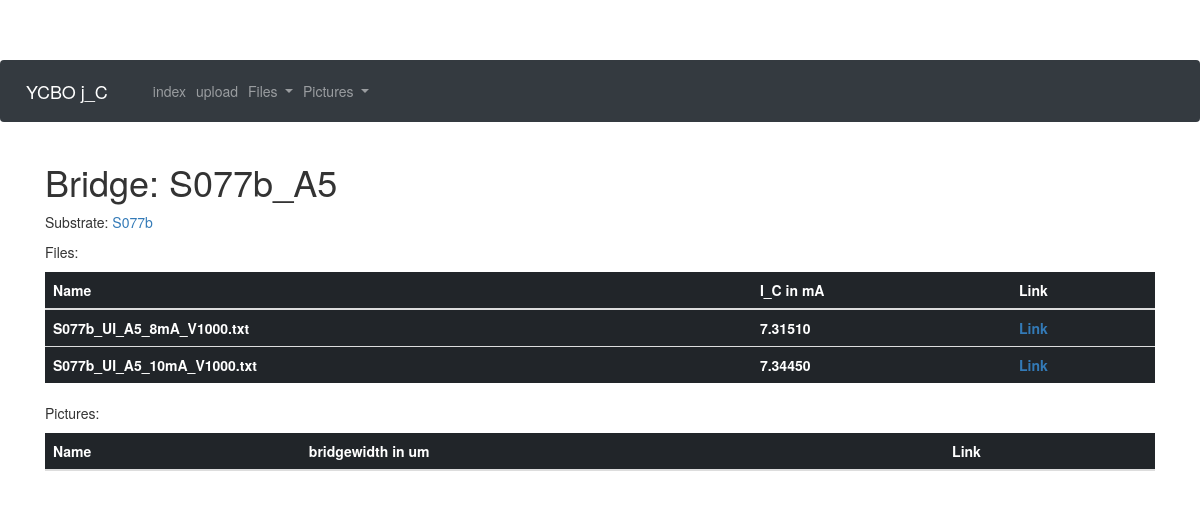
/bridge/S077b_A5, run on an earlier commit of the app's database.
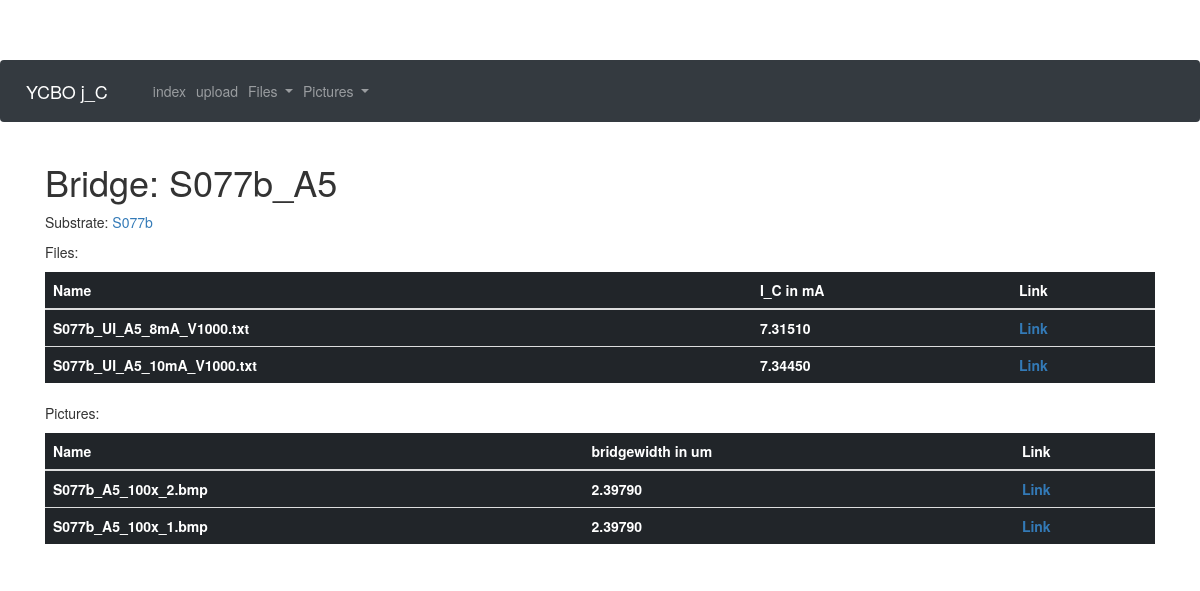
And on a later commit of the database.
### app/models.py (models this page shows, shortened)
class Document(db.Model):
    id = db.Column(db.Integer, primary_key = True)
    bridge_id = db.Column(db.Integer, db.ForeignKey("bridge.id"))
    filename = db.Column(db.String(64))
    remove_offset = db.Column(db.Boolean,default=False)
    remove_ohm = db.Column(db.Boolean,default=False)
    amplification = db.Column(db.Integer, default = 1000)
    j_C = db.Column(db.Float)
    res = db.Column(db.Float)
    res_border = db.Column(db.Float)

class Picture(db.Model):
    id = db.Column(db.Integer, primary_key=True)
    bridge_id = db.Column(db.Integer, db.ForeignKey("bridge.id"))
    filename = db.Column(db.String(64))
    amplification = db.Column(db.Integer)
    pixelwidth = db.Column(db.Integer)
    brushsize = db.Column(db.Integer)
    threshold = db.Column(db.Integer)

### app/routes.py (the view)
@app.route("/bridge/<bridgename>")
def bridge(bridgename):
    bridge = Bridge.query.filter_by(bridgename=bridgename).first_or_404()
    return render_template("bridge.html",bridge=bridge)

### app/templates/bridge.html
{% extends "base.html" %}
{% block content %}
<h1>Bridge: {{bridge.bridgename}}</h1>
<p>Substrate: <a href="{{url_for('substrate',substratename=bridge.substrate.substratename)}}">{{bridge.substrate.substratename}}</a></p>
<p>Files:<p>
<table class="table table-dark">
  <thead>
    <tr>
      <th scope="col">Name</th>
      <th scope="col">I_C in mA</th>
      <th scope="col">Link</th>
    </tr>
  </thead>
  <tbody>
    {% for file in bridge.documents.all() %}
    <tr>
      <th scope="row">{{ file.filename }}</th>
      <th>{% if file.j_C %}{{ "%.5f"%file.j_C }}{% else %}Unknown{% endif %}</th>
      <th><a href="{{url_for('file', filename = file.filename) }}">Link</a></th>
    </tr>
    {% endfor %}
  </tbody>
</table>
<p>Pictures:<p>
<table class="table table-dark">
  <thead>
    <tr>
      <th scope="col">Name</th>
      <th scope="col">bridgewidth in um</th>
      <th scope="col">Link</th>
    </tr>
  </thead>
  <tbody>
    {% for picture in bridge.pictures.all() %}
    <tr>
      <th scope="row">{{ picture.filename }}</th>
      <th>{% if picture.pixelwidth %}
        {{"%.5f"%(picture.pixelwidth*picture.amplification)}}
      {% else %}Unknown{% endif %}</th>
      <th><a href="{{url_for('picture', filename = picture.filename) }}">Link</a></th>
    </tr>
    {% endfor %}
  </tbody>
</table>
{% endblock %}

What changed in the data, as far as the page shows it:
added Picture: filename "S077b_A5_100x_2.bmp", picture.pixelwidth*picture.amplification "2.39790"
added Picture: filename "S077b_A5_100x_1.bmp", picture.pixelwidth*picture.amplification "2.39790"
